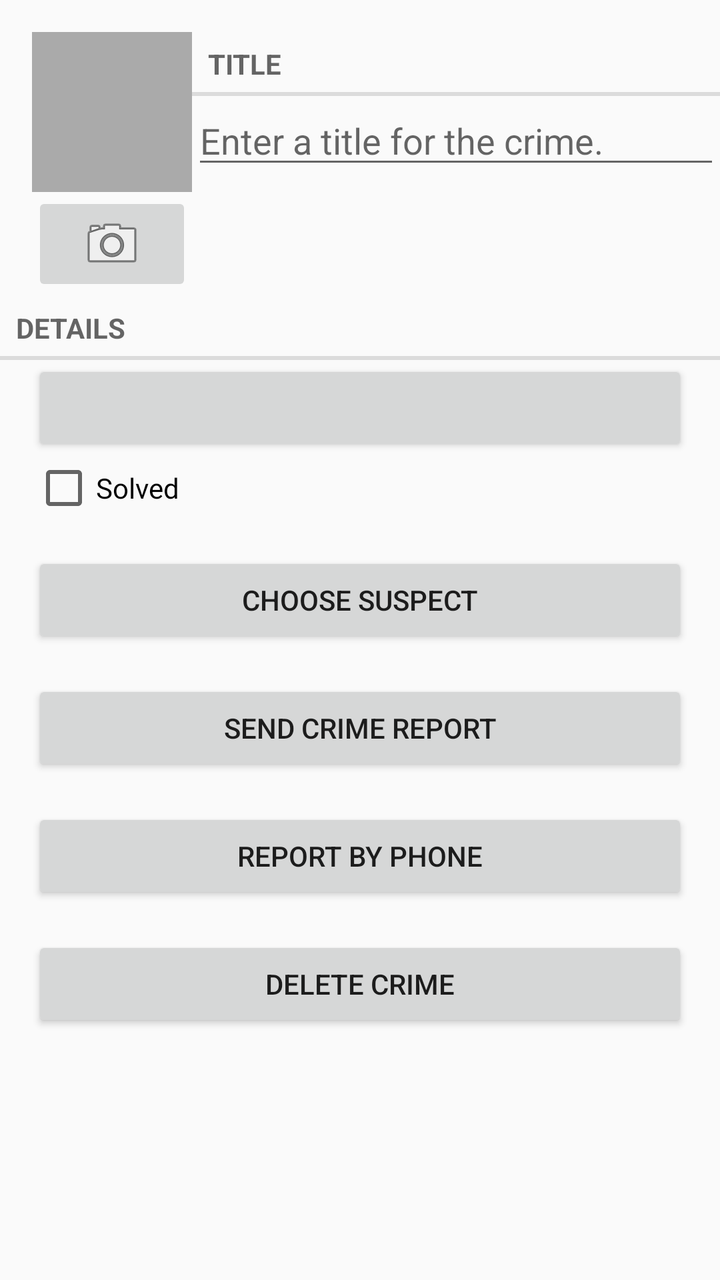
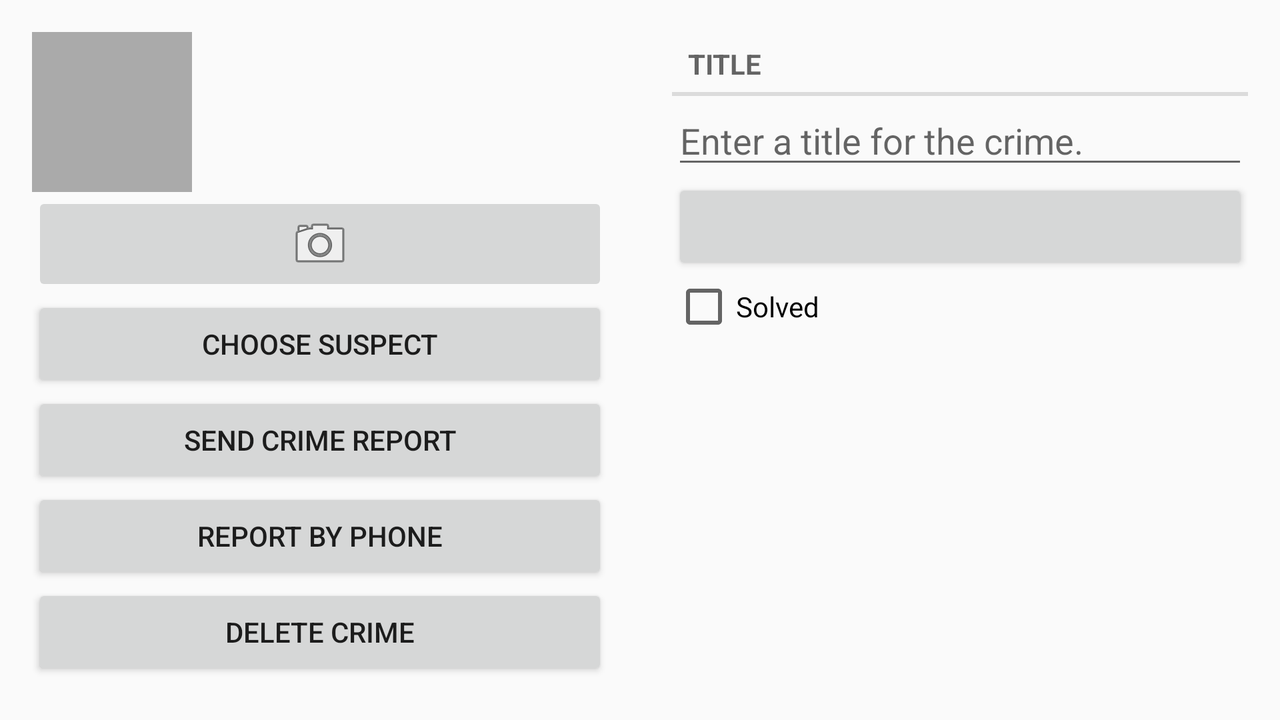

Compare how this app lays out the same screen by default and in its alternative resource folder. The renders come first, then the two layout files and the values they reference.
<!-- AndroidManifest.xml: application theme Theme.CriminalIntent -->
<!-- res/layout/fragment_crime.xml -->
<?xml version="1.0" encoding="utf-8"?>
<LinearLayout xmlns:android="http://schemas.android.com/apk/res/android"
    android:layout_width="match_parent"
    android:layout_height="match_parent"
    android:orientation="vertical">

    <LinearLayout
        android:layout_width="match_parent"
        android:layout_height="wrap_content"
        android:layout_marginLeft="16dp"
        android:layout_marginTop="16dp"
        android:orientation="horizontal">

        <LinearLayout
            android:layout_width="wrap_content"
            android:layout_height="wrap_content"
            android:orientation="vertical">

            <ImageView
                android:id="@+id/crime_photo"
                android:layout_width="80dp"
                android:layout_height="80dp"
                android:background="@android:color/darker_gray"
                android:cropToPadding="true"
                android:scaleType="centerInside" />

            <ImageButton
                android:id="@+id/crime_camera"
                android:layout_width="match_parent"
                android:layout_height="wrap_content"
                android:src="@android:drawable/ic_menu_camera" />
        </LinearLayout>

        <LinearLayout
            android:layout_width="0dp"
            android:layout_height="wrap_content"
            android:layout_weight="1"
            android:orientation="vertical">

            <TextView
                style="?android:listSeparatorTextViewStyle"
                android:layout_width="match_parent"
                android:layout_height="wrap_content"
                android:text="@string/crime_title_label" />

            <EditText
                android:id="@+id/crime_title"
                android:layout_width="match_parent"
                android:layout_height="wrap_content"
                android:hint="@string/crime_title_hint" />
        </LinearLayout>
    </LinearLayout>

    <TextView
        style="?android:listSeparatorTextViewStyle"
        android:layout_width="match_parent"
        android:layout_height="wrap_content"
        android:text="Details"/>

    <Button
        android:layout_width="match_parent"
        android:layout_height="wrap_content"
        android:id="@+id/crime_date"
        android:layout_marginLeft="16dp"
        android:layout_marginRight="16dp" />
    
    <CheckBox
        android:layout_width="match_parent"
        android:layout_height="wrap_content"
        android:id="@+id/crime_solved"
        android:layout_marginLeft="16dp"
        android:layout_marginRight="16dp"
        android:text="@string/crime_solved_label"/>
    <Button
        android:id="@+id/crime_suspect"
        android:layout_width="match_parent"
        android:layout_height="wrap_content"
        android:text="@string/crime_suspect_text"
        android:layout_marginTop="16dp"
        android:layout_marginLeft="16dp"
        android:layout_marginRight="16dp" />
    <Button
        android:id="@+id/crime_report"
        android:layout_width="match_parent"
        android:layout_height="wrap_content"
        android:text="@string/crime_report_text"
        android:layout_marginTop="16dp"
        android:layout_marginLeft="16dp"
        android:layout_marginRight="16dp" />

    <Button
        android:id="@+id/crime_call"
        android:layout_width="match_parent"
        android:layout_height="wrap_content"
        android:text="@string/crime_call_text"
        android:layout_marginTop="16dp"
        android:layout_marginLeft="16dp"
        android:layout_marginRight="16dp"/>
    <Button
        android:layout_width="match_parent"
        android:layout_height="wrap_content"
        android:id="@+id/crime_delete"
        android:text="Delete Crime"
        android:layout_marginTop="16dp"
        android:layout_marginLeft="16dp"
        android:layout_marginRight="16dp" />
</LinearLayout>
<!-- resources referenced by this layout -->
<resources>
  <string name="crime_call_text">Report by Phone</string>
  <string name="crime_report_text">Send Crime Report</string>
  <string name="crime_solved_label">Solved</string>
  <string name="crime_suspect_text">Choose Suspect</string>
  <string name="crime_title_hint">Enter a title for the crime.</string>
  <string name="crime_title_label">Title</string>
  <style name="Theme.CriminalIntent" parent="Base.Theme.CriminalIntent" />
  <style name="Base.Theme.CriminalIntent" parent="Theme.AppCompat.DayNight.DarkActionBar">
          
  
          
          
      </style>
</resources>
<!-- res/layout-land/fragment_crime.xml (the repository's variant of the layout above) -->
<!-- drawn on the phone turned sideways -->
<?xml version="1.0" encoding="utf-8"?>
<LinearLayout xmlns:android="http://schemas.android.com/apk/res/android"
    android:layout_width="match_parent"
    android:layout_height="match_parent"
    android:orientation="horizontal"
    android:padding="16dp">

    
    <LinearLayout
        android:layout_width="0dp"
        android:layout_height="wrap_content"
        android:layout_weight="1"
        android:orientation="vertical"
        android:layout_marginRight="16dp">

        <ImageView
            android:layout_width="80dp"
            android:layout_height="80dp"
            android:id="@+id/crime_photo"
            android:background="@android:color/darker_gray"
            android:cropToPadding="true"
            android:scaleType="centerInside" />

        <ImageButton
            android:layout_width="match_parent"
            android:layout_height="wrap_content"
            android:id="@+id/crime_camera"
            android:src="@android:drawable/ic_menu_camera" />

        <Button
            android:id="@+id/crime_suspect"
            android:layout_width="match_parent"
            android:layout_height="wrap_content"
            android:text="@string/crime_suspect_text" />

        <Button
            android:id="@+id/crime_report"
            android:layout_width="match_parent"
            android:layout_height="wrap_content"
            android:text="@string/crime_report_text" />

        <Button
            android:id="@+id/crime_call"
            android:layout_width="match_parent"
            android:layout_height="wrap_content"
            android:text="@string/crime_call_text" />

        <Button
            android:layout_width="match_parent"
            android:layout_height="wrap_content"
            android:id="@+id/crime_delete"
            android:text="Delete Crime" />

    </LinearLayout>

    
    <LinearLayout
        android:layout_width="0dp"
        android:layout_height="wrap_content"
        android:layout_weight="1"
        android:orientation="vertical"
        android:layout_marginLeft="16dp">

        <TextView
            style="?android:listSeparatorTextViewStyle"
            android:layout_width="match_parent"
            android:layout_height="wrap_content"
            android:text="@string/crime_title_label" />

        <EditText
            android:layout_width="match_parent"
            android:layout_height="wrap_content"
            android:id="@+id/crime_title"
            android:hint="@string/crime_title_hint" />

        <Button
            android:layout_width="match_parent"
            android:layout_height="wrap_content"
            android:id="@+id/crime_date" />

        <CheckBox
            android:layout_width="match_parent"
            android:layout_height="wrap_content"
            android:id="@+id/crime_solved"
            android:text="@string/crime_solved_label" />

    </LinearLayout>

</LinearLayout>
